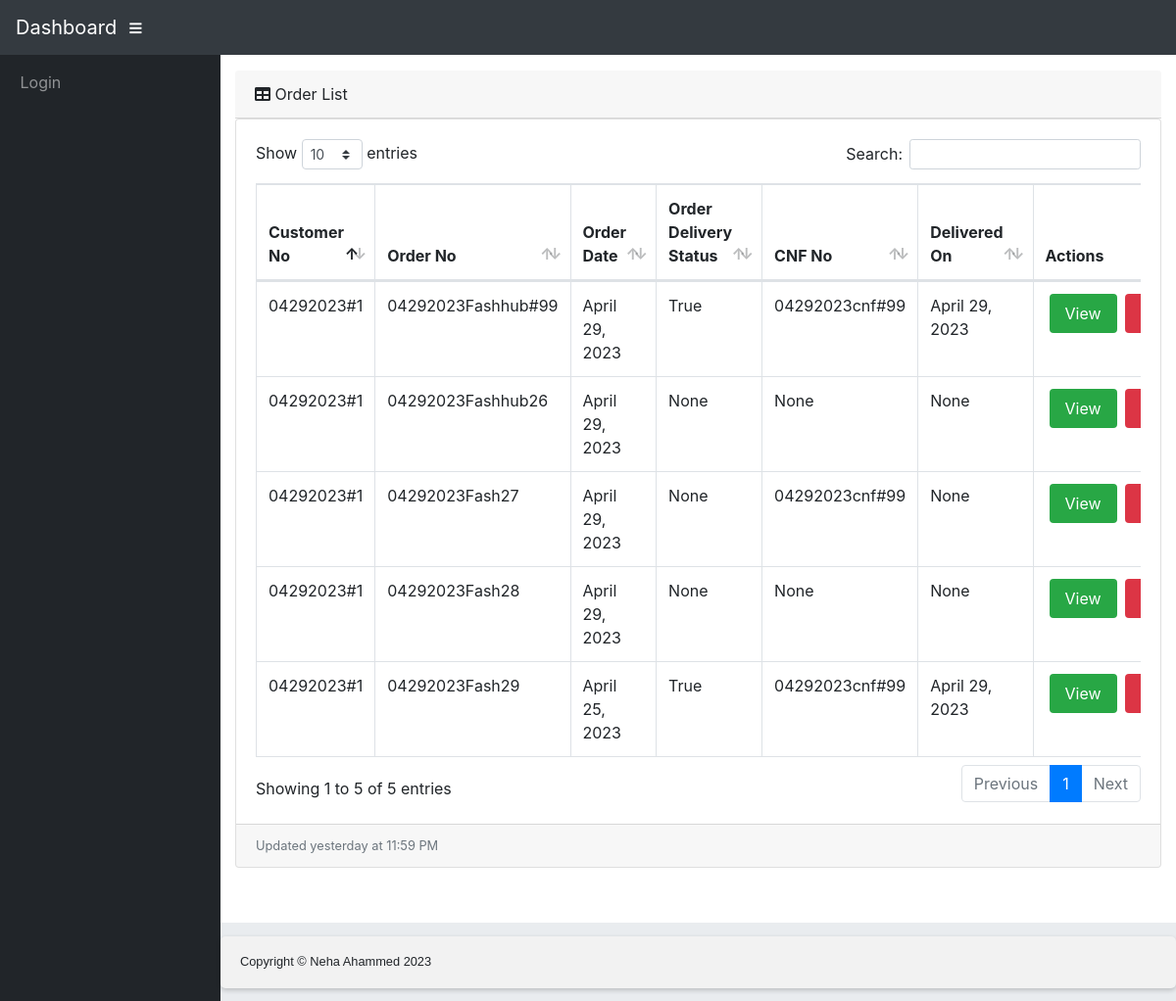
Screenshot of /orders/ with the database file from the repository.
### orders/models.py (models this page shows, shortened)
class Order(models.Model):
    company = models.CharField(max_length=20)
    order_no = models.CharField(max_length=20)
    order_date = models.DateField(default=datetime.date.today)
    order_delivery_status = models.CharField(max_length=20, null=True)
    delivered_on = models.DateField(null=True,validators=[Date_validation])
    cnf_no=models.CharField(null=True, max_length=50)

### orders/views.py (the view)
# urls.py: path('', views.order_list, name='order_list'),
def order_list(request):
    orders = Order.objects.all()
    return render(request, 'orders/order_list.html', {'orders': orders})

### templates/orders/order_list.html (shortened to what this page needs)
{% extends 'base.html' %}
{% block content %}
<div class="row">
  <div class="col-xl-12 col-sm-12 mb-12">
      <div class="card-header">
        <i class="fas fa-table"></i>
        Order List</div>
        <div class="card mb-3">
      <div class="card-body">
        <div class="table-responsive">
          <table class="table table-bordered" id="dataTable" width="100%" cellspacing="0">
            <thead>
              <tr>
                <th>Customer No</th>
                <th>Order No</th>
                <th>Order Date</th>
                <th>Order Delivery Status</th>
                <th>CNF No</th>
                <th>Delivered On</th>
                <th>Actions</th>
              </tr>
            </thead>
            <tbody>
              {% for order in orders %}
              <tr>
                <td>{{ order.company }}</td>
                <td>{{ order.order_no }}</td>
                <td>{{ order.order_date }}</td>
                <td>{{ order.order_delivery_status }}</td>
                <td>{{ order.cnf_no }}</td>
                <td>{{ order.delivered_on }}</td>
                <td>
                  <div class="action-btns">
                  <a href= "{% url 'order_detail' order.pk %}"> <button class="btn-view"  type=button>View</button></a>
                  <a href="{% url 'order_delete' order.pk %}" ><button class="btn-delete" type=button>Delete</button></a>
                </div>
              </td>
              </tr>
              {% empty %}
              <tr>
                <td colspan="12">No company details available.</td>
              </tr>
              {% endfor %}
            </tbody>
          </table>
        </div>
      </div>
      <div class="card-footer small text-muted">Updated yesterday at 11:59 PM</div>
    </div>
      <div class="card-body">
    </div>
  </div>
</div>
{% endblock %}

### templates/base.html (shortened to what this page needs)
{% load auth_extras %}
{% load static %}
<!DOCTYPE html>
<html lang="en">
<head>
  <link href="{% static 'vendor/fontawesome-free/css/all.min.css' %}" rel="stylesheet" type="text/css">
  <link href="{% static 'vendor/datatables/dataTables.bootstrap4.css' %}" rel="stylesheet">
  <link rel="stylesheet" href="https://stackpath.bootstrapcdn.com/bootstrap/4.1.3/css/bootstrap.min.css">
  <link href="{% static 'css/sb-admin.css' %}" rel="stylesheet">
  <link href="{% static '/css/track.css' %}" rel="stylesheet">
  <link href="{% static '/css/form-css.css' %}" rel="stylesheet">
</head>
<body id="page-top">
  <nav class="navbar navbar-expand navbar-dark bg-dark static-top">
    <a class="navbar-brand mr-1" href="{%url 'home' %}">Dashboard</a>
    <button class="btn btn-link btn-sm text-white order-1 order-sm-0" id="sidebarToggle" href="#">
      <i class="fas fa-bars"></i>
    </button>
    <ul class="navbar-nav ml-auto ml-md-0">
      <li class="nav-item dropdown no-arrow mx-1">
        <a class="nav-link dropdown-toggle" href="#" id="alertsDropdown" role="button" data-toggle="dropdown" aria-haspopup="true" aria-expanded="false">
        </a>
      </li>
      <li class="nav-item dropdown no-arrow mx-1">
        <a class="nav-link dropdown-toggle" href="#" id="messagesDropdown" role="button" data-toggle="dropdown" aria-haspopup="true" aria-expanded="false">
        </a>
      </li>
    </ul>
  </nav>
  <div id="wrapper">
    <ul class="sidebar navbar-nav">
      {% if user.is_authenticated %}
      <li class="nav-item">
        <a class="nav-link" href="{% url 'logout' %}">
          <i class="fa fa-hand-o-right"></i>
          <span>Logout</span></a>
      </li>
      {% else %}
      <li class="nav-item">
        <a class="nav-link" href="{% url 'login' %}">
          <span>Login</span></a>
      </li>
      {% endif%}
    </ul>
    <div id="content-wrapper">
      <div class="container-fluid">
    {% block content %}
    {% endblock %}
      <footer class="sticky-footer">
        <div class="container my-auto">
          <div class="copyright text-center my-auto">
            <span>Copyright © Neha Ahammed 2023</span>
          </div>
        </div>
      </footer>
    </div>
  </div>
</body>
</html>

### static/css/track.css (style rules this page uses)
.container { display: flex; flex-wrap: wrap; align-items: center; justify-content: space-between; padding: 20px; background-color: #f2f2f2; font-family: Arial, sans-serif; font-size: 16px; line-height: 1.5; box-shadow: 0 2px 5px rgba(0, 0, 0, 0.2); border-radius: 5px; }

### static/css/form-css.css (style rules this page uses)
* { box-sizing: border-box; }

### rows the page displays
Order: company "04292023#1", order_no "04292023Fashhub#99", order_date "April 29, 2023", order_delivery_status "True", cnf_no "04292023cnf#99", delivered_on "April 29, 2023"
Order: company "04292023#1", order_no "04292023Fashhub26", order_date "April 29, 2023", order_delivery_status "None", cnf_no "None", delivered_on "None"
Order: company "04292023#1", order_no "04292023Fash27", order_date "April 29, 2023", order_delivery_status "None", cnf_no "04292023cnf#99", delivered_on "None"
Order: company "04292023#1", order_no "04292023Fash28", order_date "April 29, 2023", order_delivery_status "None", cnf_no "None", delivered_on "None"
Order: company "04292023#1", order_no "04292023Fash29", order_date "April 25, 2023", order_delivery_status "True", cnf_no "04292023cnf#99", delivered_on "April 29, 2023"
